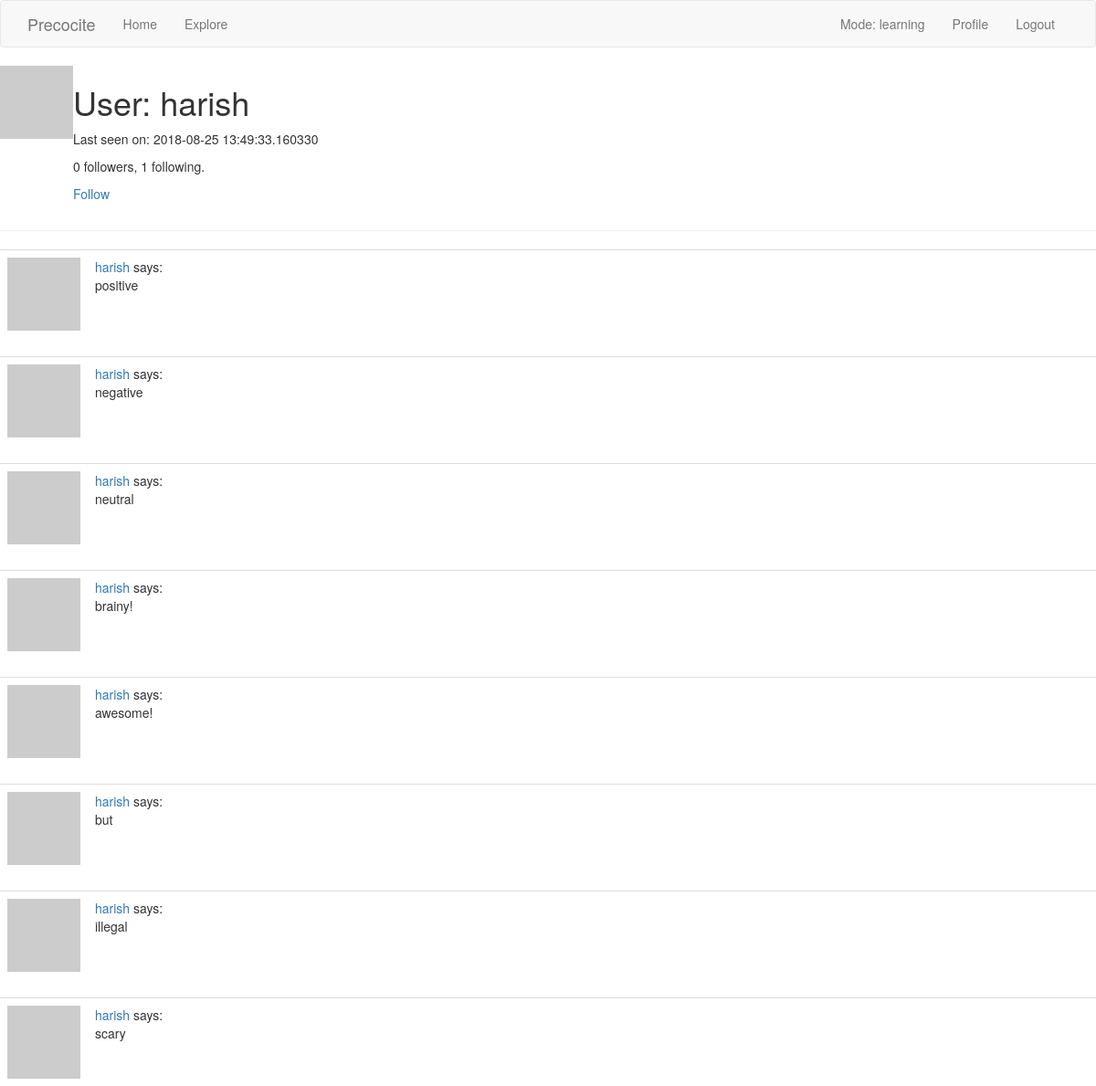
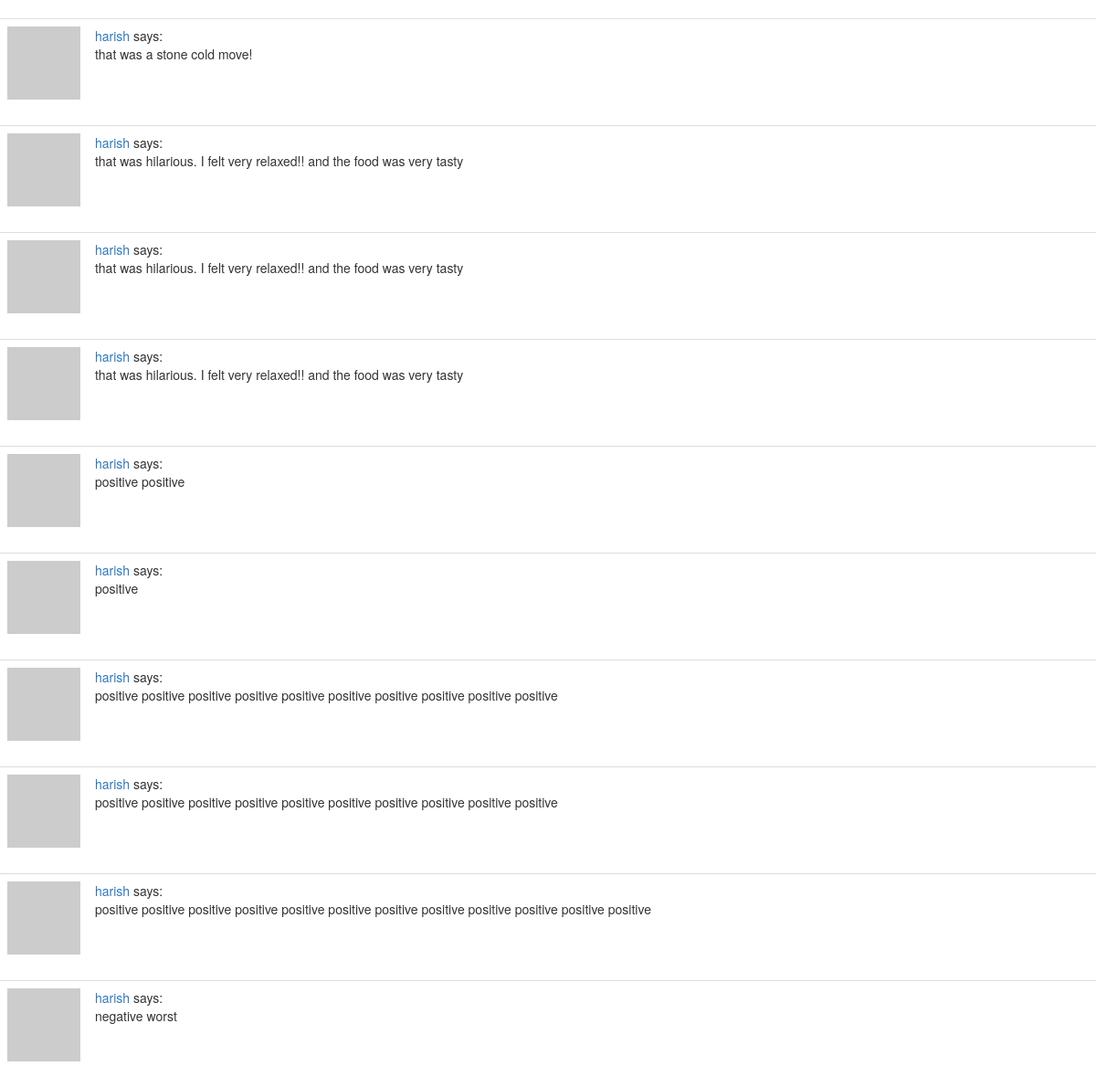
/user/harish (signed in), run on the app's committed database (2 pictures, top to bottom).
### app/models.py (models this page shows, shortened)
class User(UserMixin, db.Model):
    id = db.Column(db.Integer, primary_key=True)
    username = db.Column(db.String(64), index=True, unique=True)
    email = db.Column(db.String(120), index=True, unique=True)
    password_hash = db.Column(db.String(128))
    posts = db.relationship('Post', backref='author', lazy='dynamic')
    about_me = db.Column(db.String(140))
    last_seen = db.Column(db.DateTime, default=datetime.utcnow)
    current_mode = db.Column(db.String(64))
    current_polarity = db.Column(db.Float)
    def avatar(self, size):
        digest = md5(self.email.lower().encode('utf-8')).hexdigest()
        return 'https://www.gravatar.com/avatar/{}?d=identicon&s={}'.format(
            digest, size)
    followed = db.relationship(
        'User', secondary=followers,
        primaryjoin=(followers.c.follower_id == id),
        secondaryjoin=(followers.c.followed_id == id),
        backref=db.backref('followers', lazy='dynamic'), lazy='dynamic')
    def is_following(self, user):
        return self.followed.filter(
            followers.c.followed_id == user.id).count() > 0

class Post(db.Model):
    id = db.Column(db.Integer, primary_key=True)
    body = db.Column(db.String(140))
    timestamp = db.Column(db.DateTime, index=True, default=datetime.utcnow)
    user_id = db.Column(db.Integer, db.ForeignKey('user.id'))

### app/routes.py (the view)
@app.route('/user/<username>')
@login_required
def user(username):
    user = User.query.filter_by(username=username).first_or_404()
    posts = user.posts.all()
    return render_template('user.html',  user=user, posts=posts)

### app/models.py (called while the page is built)
@login.user_loader
def load_user(id):
    return User.query.get(int(id))

### app/routes.py (called while the page is built)
@app.before_request
def before_request():
    if current_user.is_authenticated:
        current_user.last_seen = datetime.utcnow()
        db.session.commit()

### app/templates/user.html (shortened to what this page needs)
{% extends "base.html" %}
{% block content %}
    <table>
        <tr valign="top">
            <td><img src="{{ user.avatar(128) }}"></td>
            <td>
                <h1>User: {{ user.username }}</h1>
                {% if user.last_seen %}<p>Last seen on: {{ user.last_seen }}</p>{% endif %}
                <p>{{ user.followers.count() }} followers, {{ user.followed.count() }} following.</p>
                {% if user == current_user %}
                <p><a href="{{ url_for('edit_profile') }}">Edit your profile</a></p>
                {% elif not current_user.is_following(user) %}
                <p><a href="{{ url_for('follow', username=user.username) }}">Follow</a></p>
                {% else %}
                <p><a href="{{ url_for('unfollow', username=user.username) }}">Unfollow</a></p>
                {% endif %}
            </td>
        </tr>
    </table>
    <hr>
    {% for post in posts %}
        {% include '_post.html' %}
    {% endfor %}
{% endblock %}

### app/templates/base.html (shortened to what this page needs)
{% extends 'bootstrap/base.html' %}
{% block navbar %}
    <nav class="navbar navbar-default">
        <div class="container">
            <div class="navbar-header">
                <a class="navbar-brand" href="{{ url_for('landing') }}">Precocite</a>
            </div>
            <div class="collapse navbar-collapse" id="bs-example-navbar-collapse-1">
                <ul class="nav navbar-nav">
                    <li><a href="{{ url_for('landing') }}">Home</a></li>
                    <li><a href="{{ url_for('explore') }}">Explore</a></li>
                </ul>
                <ul class="nav navbar-nav navbar-right">
                    {% if current_user.is_anonymous %}
                    <li><a href="{{ url_for('login') }}">Login</a></li>
                    {% else %}
                    <li><a class="navbar-nav"> Mode: {{ current_user.current_mode }}</a></li>
                    <li><a href="{{ url_for('user', username=current_user.username) }}">Profile</a></li>
                    <li><a href="{{ url_for('logout') }}">Logout</a></li>
                    {% endif %}
                </ul>
            </div>
        </div>
    </nav>
{% endblock %}

### app/templates/_post.html
    <table class="table table-hover">
        <tr>
            <td width="70px">
                <a href="{{ url_for('user', username=post.author.username) }}">
                    <img src="{{ post.author.avatar(70) }}" />
                </a>
            </td>
            <td>
                <a href="{{ url_for('user', username=post.author.username) }}">
                    {{ post.author.username }}
                </a>
                says:
                <br>
                {{ post.body }}
            </td>
        </tr>
    </table>

### data on the page
User: current_mode "learning"
User: username "harish", last_seen "2018-08-25 13:49:33.160330"
Post: author.username "harish", body "positive"
Post: author.username "harish", body "negative"
Post: author.username "harish", body "neutral"
Post: author.username "harish", body "brainy!"
Post: author.username "harish", body "awesome!"
Post: author.username "harish", body "but"
Post: author.username "harish", body "illegal"
Post: author.username "harish", body "scary"
Post: author.username "harish", body "that was a stone cold move!"
Post: author.username "harish", body "that was hilarious. I felt very relaxed!! and the food was very tasty"
Post: author.username "harish", body "that was hilarious. I felt very relaxed!! and the food was very tasty"
Post: author.username "harish", body "that was hilarious. I felt very relaxed!! and the food was very tasty"
Post: author.username "harish", body "positive positive"
Post: author.username "harish", body "positive"
Post: author.username "harish", body "positive positive positive positive positive positive positive positive positive positive"
Post: author.username "harish", body "positive positive positive positive positive positive positive positive positive positive"
Post: author.username "harish", body "positive positive positive positive positive positive positive positive positive positive positive positive"
Post: author.username "harish", body "negative worst"

### other printed values
{{ user.followers.count() }} "0"
{{ user.followed.count() }} "1"
